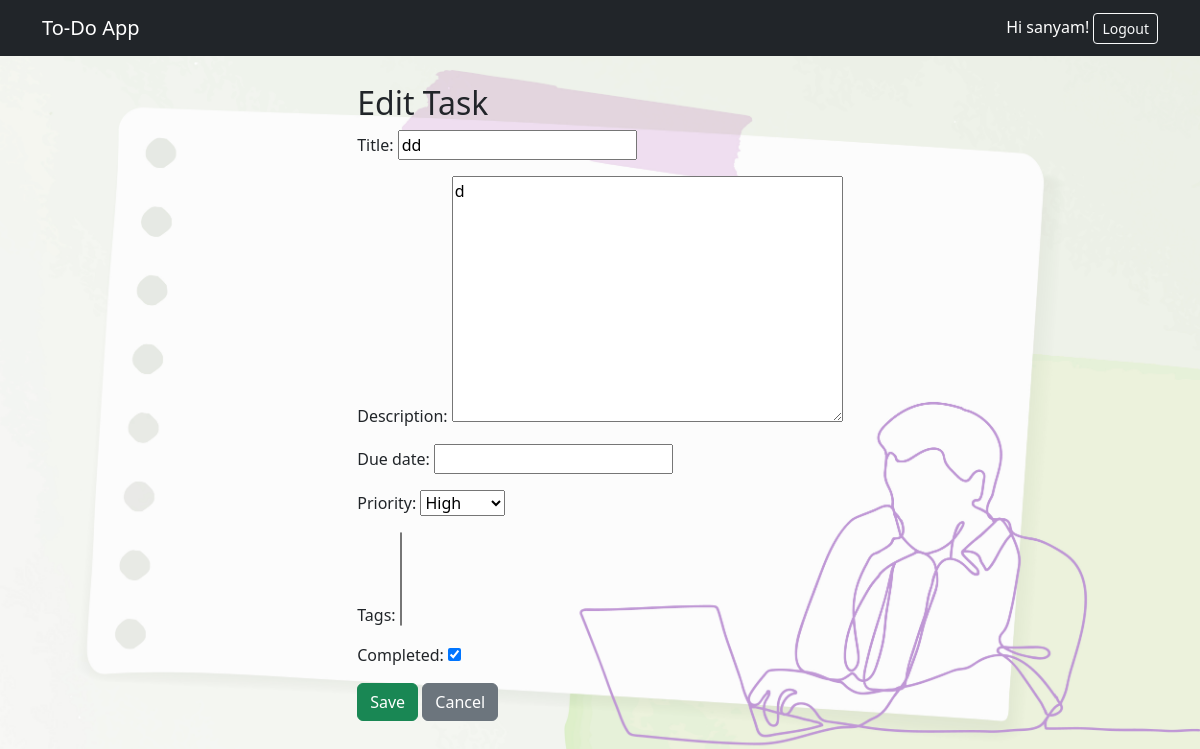
/edit/8/ (signed in), run on the app's committed database.
### todo_app/models.py (models this page shows, shortened)
class Task(models.Model):
    PRIORITY_CHOICES = [('Low', 'Low'), ('Medium', 'Medium'), ('High', 'High')]
    user = models.ForeignKey(User, on_delete=models.CASCADE, related_name='tasks')
    title = models.CharField(max_length=255)
    description = models.TextField(blank=True)
    due_date = models.DateField(null=True, blank=True)
    completed = models.BooleanField(default=False)
    priority = models.CharField(max_length=10, choices=PRIORITY_CHOICES, default='Medium')
    tags = models.ManyToManyField(Tag, blank=True)

### todo_app/views.py (the view)
# urls.py: path('edit/<int:pk>/', TaskUpdateView.as_view(), name='task-edit'),
@method_decorator(login_required, name='dispatch')
class TaskUpdateView(UpdateView):
    model = Task
    form_class = TaskForm
    template_name = 'tasks/task_form.html'
    success_url = reverse_lazy('task-list')

### todo_app/forms.py
class TaskForm(forms.ModelForm):
    class Meta:
        model = Task
        fields = ['title', 'description', 'due_date', 'priority', 'tags', 'completed']

### todo_app/templates/tasks/task_form.html (shortened to what this page needs)
{% extends 'tasks/base.html' %}
{% block content %}
<h2>{% if form.instance.pk %}Edit{% else %}Add{% endif %} Task</h2>
<form method="post">
  {{ form.as_p }}
  <button type="submit" class="btn btn-success">Save</button>
  <a href="{% url 'task-list' %}" class="btn btn-secondary">Cancel</a>
</form>
{% endblock %}

### todo_app/templates/tasks/base.html (shortened to what this page needs)
{% load static %}
<!DOCTYPE html>
<html lang="en">
<head>
<link href="https://cdn.jsdelivr.net/npm/bootstrap@5.3.0/dist/css/bootstrap.min.css" rel="stylesheet">
</head>
<body>
<nav class="navbar navbar-expand-lg navbar-dark bg-dark mb-4">
  <div class="container">
    <a class="navbar-brand" href="{% url 'task-list' %}">To‑Do App</a>
    <div>
      {% if user.is_authenticated %}
        <span class="text-white">Hi {{ user.username }}!</span>
        <a href="{% url 'logout' %}" class="btn btn-outline-light btn-sm">Logout</a>
      {% else %}
        <a href="{% url 'login' %}" class="btn btn-outline-light btn-sm">Login</a>0.012
      {% endif %}
    </div>
  </div>
</nav>
<div class="container bg-overlay p-1 rounded d-flex justify-content-center align-items-center" style="min-height:75vh">
  <div>
    {% block content %}{% endblock %}
  </div>
</div>
</body>
</html>

### data on the page
Task: title "dd", description "d", priority "High", completed "☑"

### other printed values
{{ user.username }} "sanyam"
